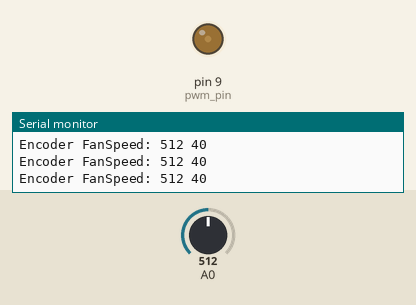
Recording of a sketch running on a simulated Arduino Uno, built with avr-gcc and run on an emulated ATmega328P. On the bench: output pins drawn as LEDs (lit = HIGH), the last lines printed to the serial monitor. The inputs (shaded band) are chosen by the test bench; at power-on: A0 = 512.

Above: at 1.2 s.
1.3 s: A0 set to 110
At 4.2 s:
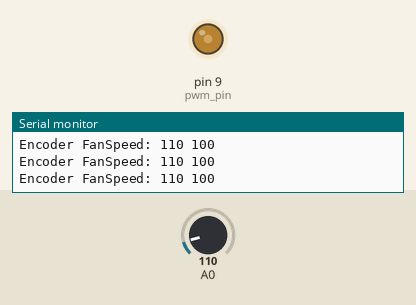
4.3 s: A0 set to 88
At 8.4 s:
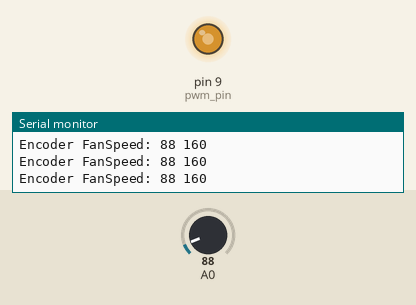
Timing chart, 0 to 15.4 s (numbered marks = the images above; inputs shaded):
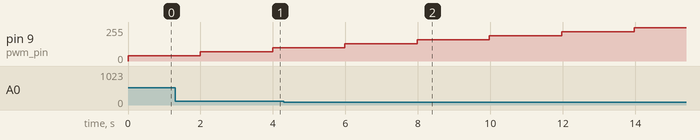

Measured:
- the behaviour switches between 100 and 99 on A0 (found by bisection; images 1 and 2)

The sketch:

Exercise2.ino
```cpp
// ------------------------------------------------
// FreeRTOS example: programming 2 periodic tasks
// ------------------------------------------------

#include <Arduino_FreeRTOS.h>
#include <semphr.h>

// define two tasks for Blink & AnalogRead
void TaskPWM( void *pvParameters );
void TaskAnalogRead( void *pvParameters );
SemaphoreHandle_t xSemaphore;


// -------
// setup
// -------

void setup() {
  xSemaphore = xSemaphoreCreateMutex();
  // create first task
  xTaskCreate(
    TaskPWM
    ,  (const portCHAR *)"Blink"  // name
    ,  128                        // stack size
    ,  NULL
    ,  2                          // lower priority
    ,  NULL );
  // create second task
  xTaskCreate(
    TaskAnalogRead
    ,  (const portCHAR *) "AnalogRead"
    ,  128
    ,  NULL
    ,  2                         // higher priority
    ,  NULL );
  // now the task scheduler is automatically started

}

// ------
// loop
// ------

void loop() {
// empty!
}

// --------------------------
// first task: Reading D0
// --------------------------
int pwm_value = 10;
int pwm_pin = 9;

void TaskPWM(void *pvParameters) {
  (void) pvParameters;
  // initialize serial communication at 9600 bits per second
  Serial.begin(9600);
  // forever loop
  for (;;) {
   pwm_value = min(pwm_value+30,255);
    analogWrite(pwm_pin,pwm_value);
    vTaskDelay(2000/portTICK_PERIOD_MS); // wait for 2 seconds
  }
}


// ------------------------
// second task: reading A0
// ------------------------

void TaskAnalogRead(void *pvParameters) {
  (void) pvParameters;
  // initialize serial communication at 9600 bits per second
  Serial.begin(9600);
  pinMode(A0,INPUT_PULLUP);
  // forever loop
  for (;;) {
      int sensorValue = analogRead(A0);  // read analog input A0
      Serial.print("Encoder FanSpeed: ");
      Serial.print(sensorValue);
      Serial.print(" ");
      Serial.println(pwm_value);
      vTaskDelay(1);                       // one tick (smallest) delay
  }
}
```
